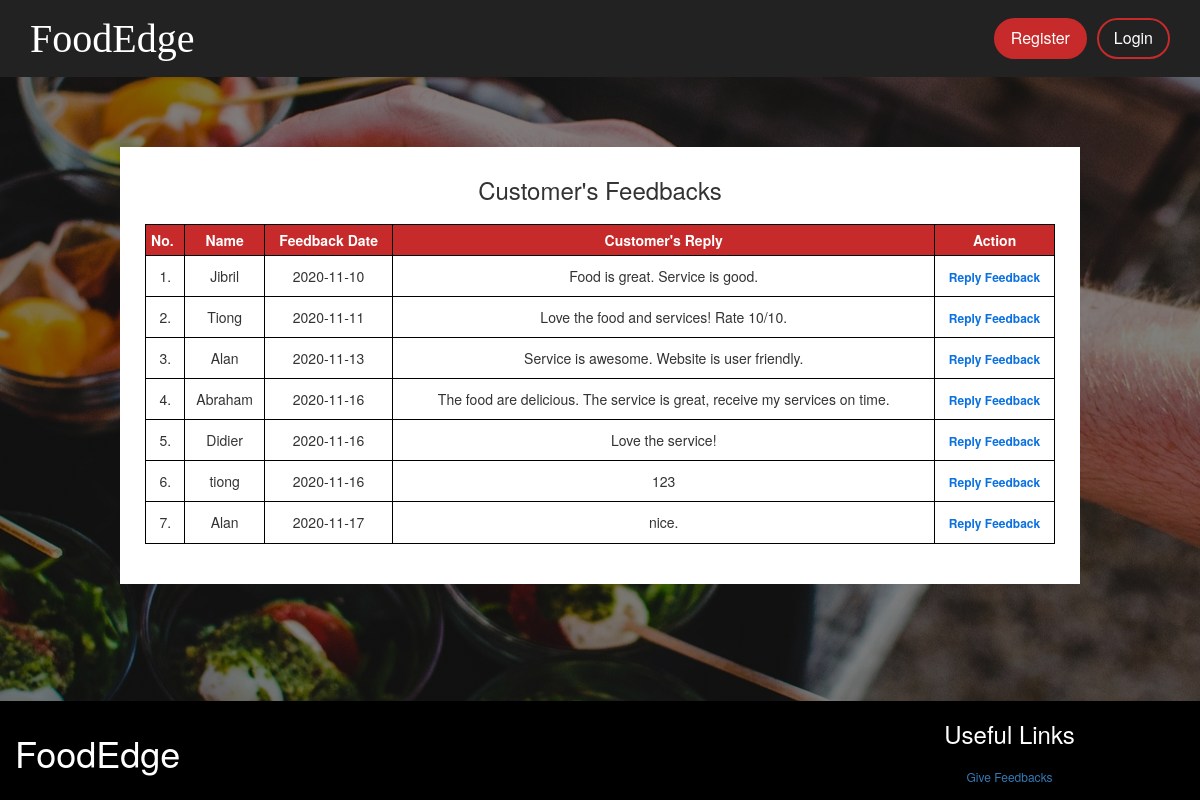
The page /receive_feedback.php on the database as committed earlier.
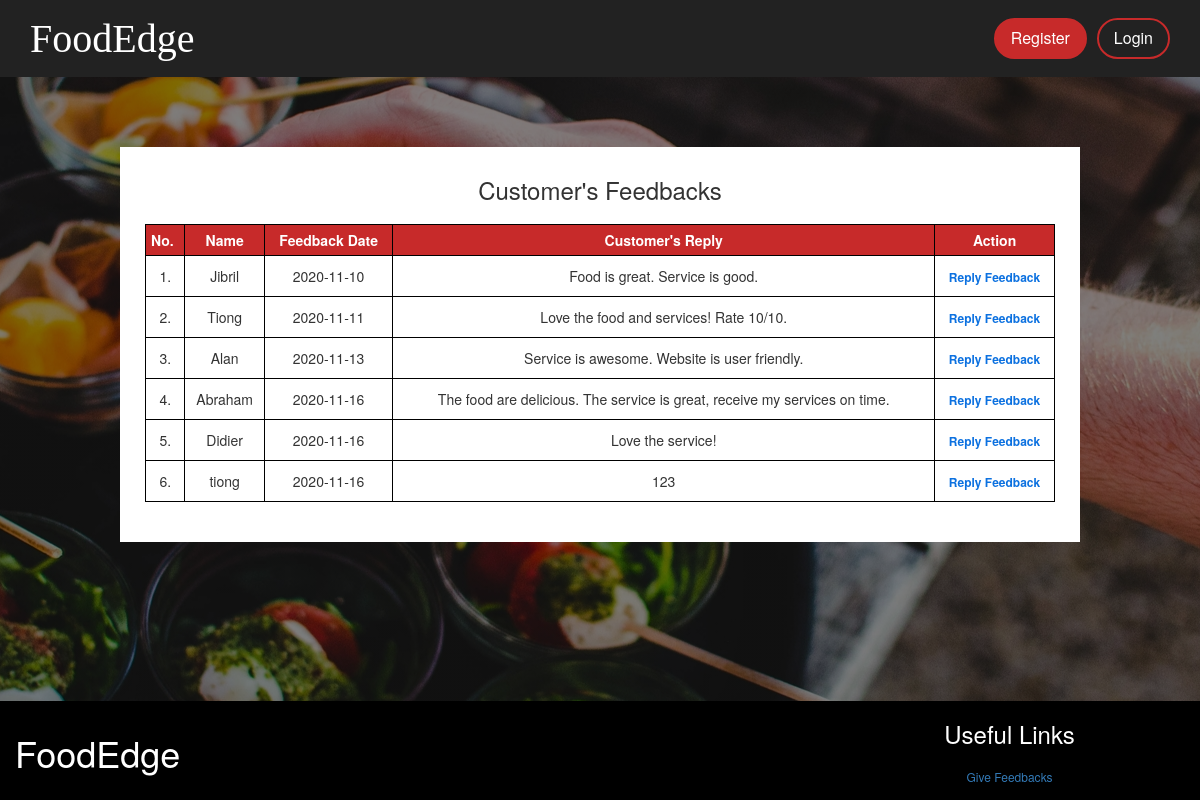
The same page on the database as committed later.
### tables this page shows
CREATE TABLE `feedbackdb` (
  `feedbackID` int(11) NOT NULL,
  `feedbackDate` date NOT NULL DEFAULT current_timestamp(),
  `customerName` varchar(255) NOT NULL,
  `customerEmail` varchar(255) NOT NULL,
  `replyDescription` varchar(255) NOT NULL
);

### receive_feedback.php (the view, shortened to what this page needs)
<?php
	require "Include/header.php";
	include ("Include/dtb.php");
		$sqlget = "SELECT * FROM feedbackdb";
		$sqldata = mysqli_query($conn, $sqlget) or die("error getting data");
?>
<section id="content">
<div class="replyFeedback-page">
<h3 class="feedback-h3">Customer's Feedbacks</h3>
<table class="cart-table" border="1">
	<tr>
		<th>No.</th>
		<th style="text-align:center;">Name</th>
		<th style="text-align:center;">Feedback Date</th>
		<th style="text-align:center;">Customer's Reply</th>
		<th>Action</th>
	</tr>
<?php
	$count = 1;
	while($row = mysqli_fetch_array($sqldata, MYSQLI_ASSOC)){
?>
	<tr>
		<td><?php echo $count. "."?></td>
		<td><?php echo $row["customerName"]?></td>
		<td><?php echo $row["feedbackDate"]?></td>
		<td><?php echo $row["replyDescription"]?></td>
		<td><a style="color: #0c71e0; font-weight:bold;" href="mailto: <?php echo $row["customerEmail"]?>">Reply Feedback </a></td>
		<?php $count++; ?>
	</tr>
<?php
	}
?>
</table>
</div>
</section>
<?php
	include_once "Include/footer.php";
?>

Rows that differ between the two databases and show on the page:
removed feedbackdb: customerName "Alan", feedbackDate "2020-11-17", replyDescription "nice."
